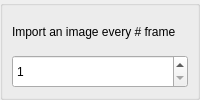
<?xml version="1.0" encoding="UTF-8"?>
<ui version="4.0">
 <class>ImportImageSeqOptions</class>
 <widget class="QGroupBox" name="ImportImageSeqOptions">
  <property name="sizePolicy">
   <sizepolicy hsizetype="Preferred" vsizetype="Preferred">
    <horstretch>0</horstretch>
    <verstretch>0</verstretch>
   </sizepolicy>
  </property>
  <layout class="QVBoxLayout" name="verticalLayout">
   <property name="spacing">
    <number>6</number>
   </property>
   <property name="leftMargin">
    <number>9</number>
   </property>
   <property name="topMargin">
    <number>9</number>
   </property>
   <property name="rightMargin">
    <number>9</number>
   </property>
   <property name="bottomMargin">
    <number>9</number>
   </property>
   <item>
    <widget class="QLabel" name="label">
     <property name="text">
      <string>Import an image every # frame</string>
     </property>
    <property name="wordWrap">
     <bool>true</bool>
    </property>
    <property name="toolTip">
     <string>Choose how many frames to skip between imported images</string>
    </property>
    </widget>
   </item>
   <item>
    <widget class="QSpinBox" name="spaceSpinBox">
    <property name="sizePolicy">
     <sizepolicy hsizetype="Preferred" vsizetype="Preferred">
      <horstretch>0</horstretch>
      <verstretch>0</verstretch>
     </sizepolicy>
    </property>
    <property name="minimumSize">
     <size>
      <width>80</width>
      <height>0</height>
     </size>
    </property>
     <property name="minimum">
      <number>1</number>
     </property>
     <property name="maximum">
      <number>64</number>
     </property>
     <property name="value">
      <number>1</number>
     </property>
    </widget>
   </item>
  </layout>
 </widget>
 <resources/>
 <connections/>
</ui>
